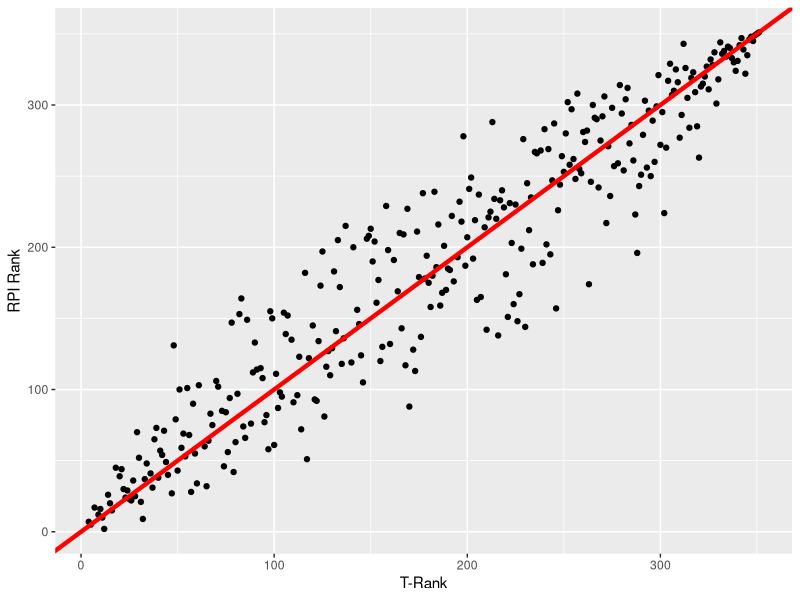
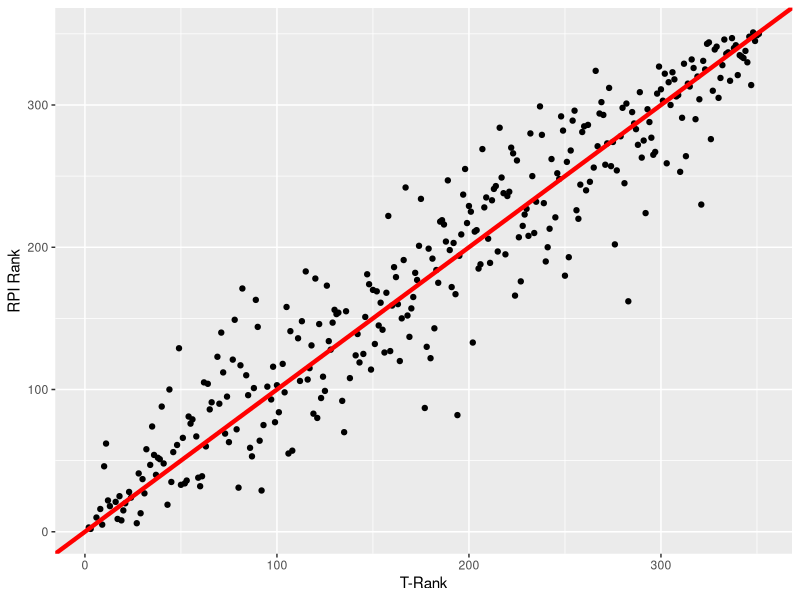
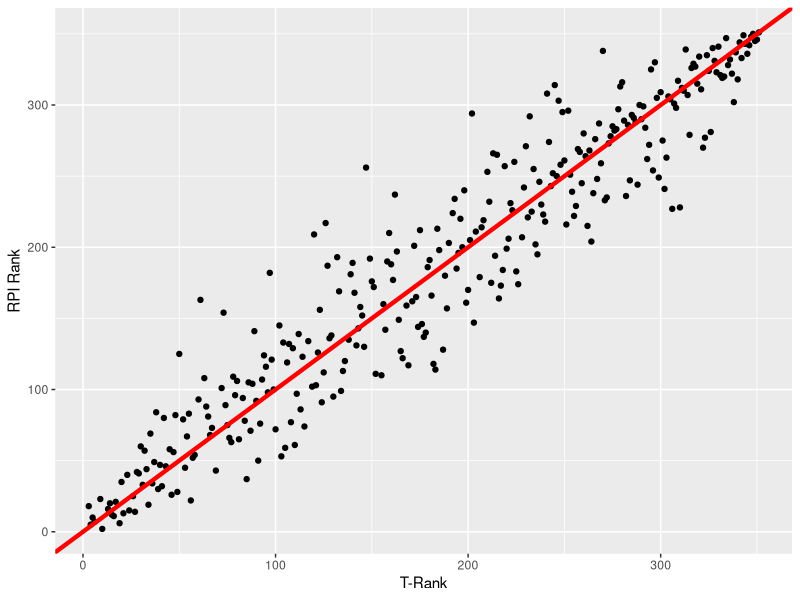
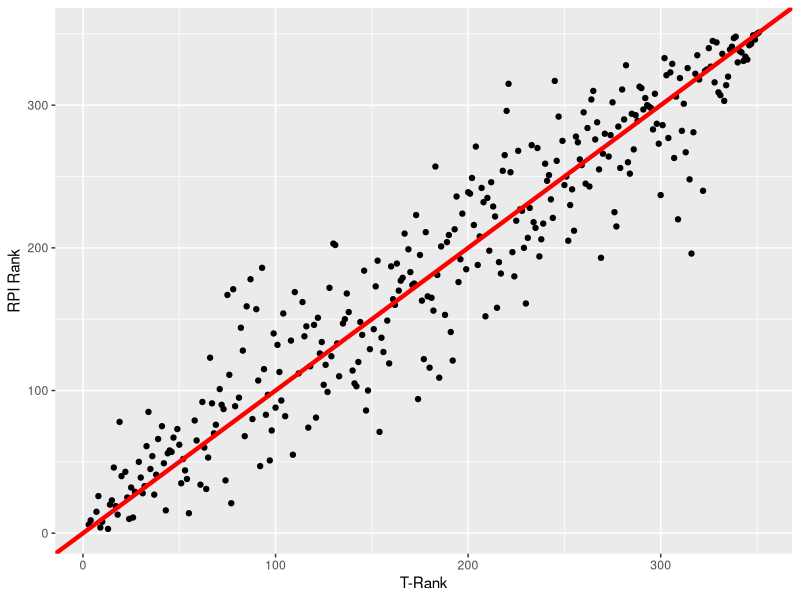
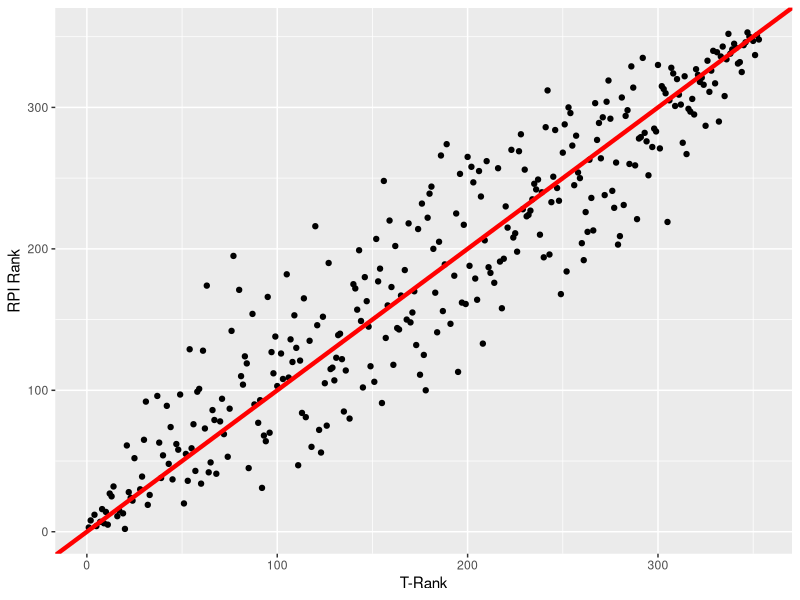
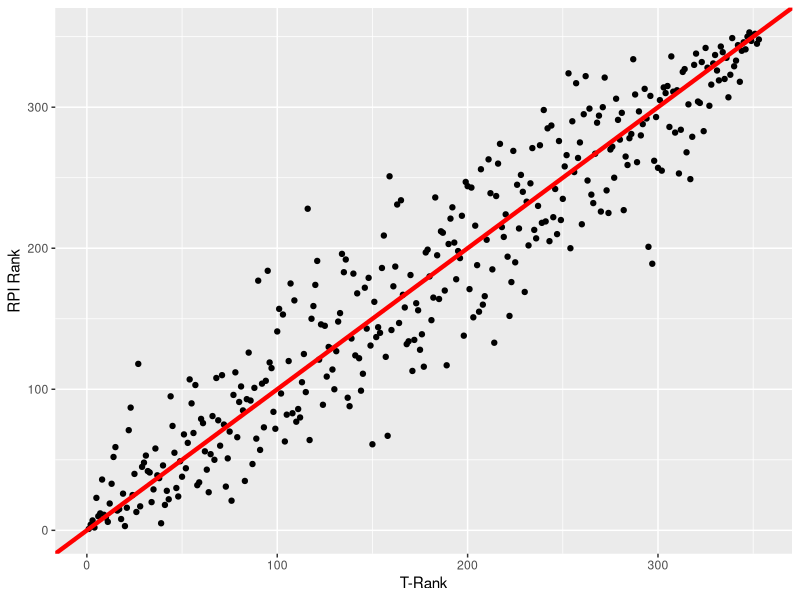
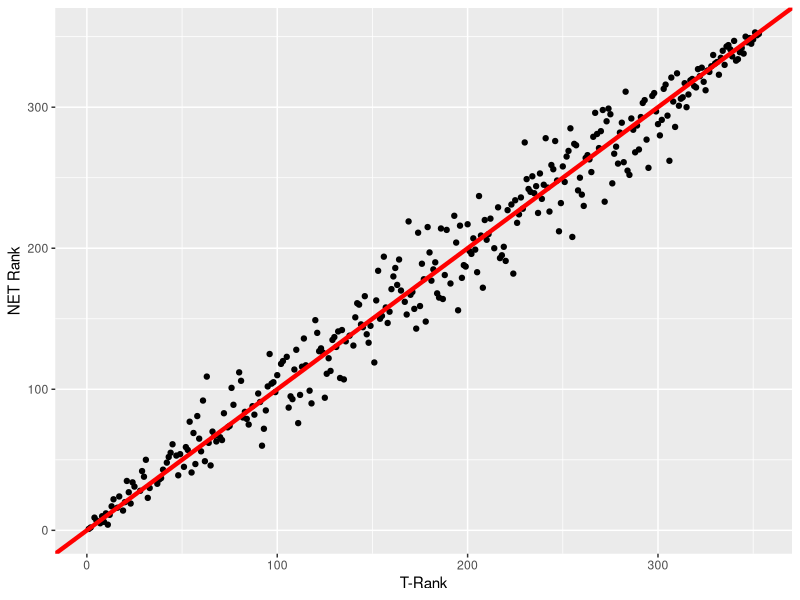
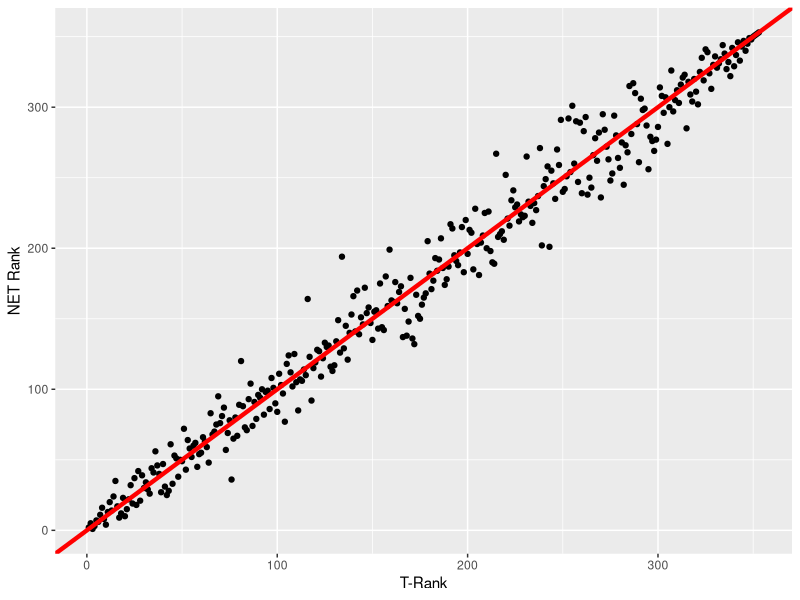

R code for these plots, in order: (Note: this script raises an error after producing the figures.)
## Load Packages
library(ggplot2)
library(tidyverse)
library(dplyr)

## Load full Datasets
full_2015 = read_csv("Full CSV Datasets/full_2015.csv")
full_2016 = read_csv("Full CSV Datasets/full_2016.csv")
full_2017 = read_csv("Full CSV Datasets/full_2017.csv")
full_2018 = read_csv("Full CSV Datasets/full_2018.csv")
full_2019 = read_csv("Full CSV Datasets/full_2019.csv")
full_2020 = read_csv("Full CSV Datasets/full_2020.csv")

## 2015-2019 Data Merged
alldata = rbind(full_2015,full_2016,full_2017,full_2018,full_2019)

## Changing class of various datasets
alldata$`Make Tournament`= as.factor(alldata$`Make Tournament`)
alldata$`Conference Champ` = as.factor(alldata$`Conference Champ`)
alldata$`Conference Finish` = as.numeric(alldata$`Conference Finish`)
alldata$`RPI Rank`= as.numeric(alldata$`RPI Rank`)
alldata$`NET Rank` = as.numeric(alldata$`NET Rank`)
full_2020$`NET Rank` = as.numeric(full_2020$`NET Rank`)
full_2020$`RPI Rank` = as.numeric(full_2020$`RPI Rank`)

## Adding Indicator for if team is in Power 5 Conference
alldata$Power5 = rep(NA, length(alldata$School))
for(i in 1:length(alldata$School)){
  if(alldata$Conference[i] == "SEC" || alldata$Conference[i] == "P12" ||
     alldata$Conference[i] == "B12" || alldata$Conference[i] == "B10" || 
     alldata$Conference[i] == "ACC"){
    alldata$Power5[i] = 1
  }
  else{
    alldata$Power5[i] = 0
  }
} 

## Adding Win Percentage Variable 
alldata$`Win Percentage` = rep(NA, length(alldata$School))
for(i in 1:length(alldata$School)){
  alldata$`Win Percentage`[i] = round(alldata$Wins[i]/sum(alldata$Wins[i],alldata$Losses[i]),3)
}


table1 =  alldata %>% 
  group_by(`Make Tournament`) %>% 
  summarise_at(vars(`Last 12 Wins`, `Conference Finish`, `RPI Rank`,
                    `NET Rank`, `Wins`, `T-Rank`, SOS, `Non-Conf SOS`,
                    `Conference Win %`, `Wins Above Bubble`, `WAB Rank`),list(name = mean))
table1
colnames(table1)[2:12] = c("Last 12 Wins", "Conference Finish", "RPI Rank",
                          "NET Rank", "Wins", "T-Rank", "SOS", "Non-Conf SOS", 
                          "Conference Win %", "Wins Above Bubble", "WAB Rank")

## Creating data frame without conference champs
nccdata = alldata %>% filter(`Conference Champ` != 1)
nccdata = nccdata[-c(454,574),]


## Non-Conf Data by Year
ncc_2015 = nccdata %>% filter(Season == 2015)
ncc_2016 = nccdata %>% filter(Season == 2016)
ncc_2017 = nccdata %>% filter(Season == 2017)
ncc_2018 = nccdata %>% filter(Season == 2018)
ncc_2019 = nccdata %>% filter(Season == 2019)

## RPI vs T-Rank 
ggplot(ncc_2015, aes(x = `T-Rank`, y = `RPI Rank`)) + geom_point() +
  geom_abline(intercept = 0, slope = 1, color = "red", lwd = 1.5)
ggplot(ncc_2016, aes(x = `T-Rank`, y = `RPI Rank`)) + geom_point() +
  geom_abline(intercept = 0, slope = 1, color = "red", lwd = 1.5)
ggplot(ncc_2017, aes(x = `T-Rank`, y = `RPI Rank`)) + geom_point() +
  geom_abline(intercept = 0, slope = 1, color = "red", lwd = 1.5)
ggplot(ncc_2018, aes(x = `T-Rank`, y = `RPI Rank`)) + geom_point() +
  geom_abline(intercept = 0, slope = 1, color = "red", lwd = 1.5)
ggplot(ncc_2019, aes(x = `T-Rank`, y = `RPI Rank`)) + geom_point() +
  geom_abline(intercept = 0, slope = 1, color = "red", lwd = 1.5)
ggplot(full_2020, aes(x = `T-Rank`, y = `RPI Rank`)) + geom_point() +
  geom_abline(intercept = 0, slope = 1, color = "red", lwd = 1.5)

cor.test(full_2020$`RPI Rank`, full_2020$`T-Rank`)
cor.test(ncc_2019$`RPI Rank`, ncc_2019$`T-Rank`)
cor.test(ncc_2018$`RPI Rank`, ncc_2018$`T-Rank`)
cor.test(ncc_2017$`RPI Rank`, ncc_2017$`T-Rank`)
cor.test(ncc_2016$`RPI Rank`, ncc_2016$`T-Rank`)
cor.test(ncc_2015$`RPI Rank`, ncc_2015$`T-Rank`)

## NET vs. T-Rank
ggplot(ncc_2019, aes(x = `T-Rank`, y = `NET Rank`)) + geom_point() +
  geom_abline(intercept = 0, slope = 1, color = "red", lwd = 1.5)
ggplot(full_2020, aes(x = `T-Rank`, y = `NET Rank`)) + geom_point() +
  geom_abline(intercept = 0, slope = 1, color = "red", lwd = 1.5)

cor.test(full_2020$`NET Rank`, full_2020$`T-Rank`)
cor.test(ncc_2019$`NET Rank`, ncc_2019$`T-Rank`)

  ## Correlation between RPI and T-Rank is ~ .94, correlation between NET and T-Rank is ~ .98

## Last 12 Wins vs. Make Tournament
    ## Separated by Year
    ggplot(ncc_2015, aes(x = `Last 12 Wins`, fill = `Make Tournament`)) + geom_bar() + 
      scale_fill_manual(values=c("dark orange", "black"))
    ggplot(ncc_2016, aes(x = `Last 12 Wins`, fill = `Make Tournament`)) + geom_bar() + 
      scale_fill_manual(values=c("dark orange", "black"))
    ggplot(ncc_2017, aes(x = `Last 12 Wins`, fill = `Make Tournament`)) + geom_bar() + 
      scale_fill_manual(values=c("dark orange", "black"))
    ggplot(ncc_2018, aes(x = `Last 12 Wins`, fill = `Make Tournament`)) + geom_bar() + 
      scale_fill_manual(values=c("dark orange", "black"))
    ggplot(ncc_2019, aes(x = `Last 12 Wins`, fill = `Make Tournament`)) + geom_bar() + 
      scale_fill_manual(values=c("dark orange", "black"))

    ## Not separated by year
    detach(package:plyr)
    Last12Data = select(nccdata, School, `Last 12 Wins`, `Make Tournament`)
    Last12Data = Last12Data %>%
                      group_by(`Last 12 Wins`) %>%
                         mutate(`In Tournament` = sum(`Make Tournament` == 1),
                                `Miss Tournament` = sum(`Make Tournament` == 0),
                                 Probability = round(`In Tournament`/(`In Tournament` + `Miss Tournament`),3)*100) 

    ggplot(Last12Data, aes(x = `Last 12 Wins`, fill = `Make Tournament`)) + geom_bar() + 
      scale_fill_manual(values=c("dark orange", "black")) + 
      geom_text(aes(y = `In Tournament` + 5,label = paste(Probability,"%",sep = "")),color = "black", size = 3.5)
   
     ## Conference Finish
     ConfFinishData = select(nccdata, School, `Conference Finish`, `Make Tournament`)
     ConfFinishData = ConfFinishData %>%
      group_by(`Conference Finish`) %>%
      mutate(`In Tournament` = sum(`Make Tournament` == 1),
             `Miss Tournament` = sum(`Make Tournament` == 0),
              Probability = round(`In Tournament`/(`In Tournament` + `Miss Tournament`),3)*100) 
      ggplot(ConfFinishData, aes(x = `Conference Finish`, fill = `Make Tournament`)) + geom_bar() + 
      scale_fill_manual(values=c("dark orange", "black")) + 
      geom_text(aes(y = `In Tournament` + 5,label = paste(Probability,"%",sep = "")),color = "black", size = 3.5)
     
    ## RPI 
    ggplot(ncc_2019, aes(x = `RPI Rank`, y = `Make Tournament`)) + geom_point() 
    ggplot(ncc_2018, aes(x = `RPI Rank`, y = `Make Tournament`)) + geom_point() 
    ggplot(ncc_2017, aes(x = `RPI Rank`, y = `Make Tournament`)) + geom_point() 
    ggplot(ncc_2016, aes(x = `RPI Rank`, y = `Make Tournament`)) + geom_point() 
    ggplot(ncc_2015, aes(x = `RPI Rank`, y = `Make Tournament`)) + geom_point() 

    RPIData = select(nccdata, School, `RPI Rank`, `Make Tournament`)
    RPIData = RPIData %>%
      group_by(`RPI Rank`) %>%
      mutate(`In Tournament` = sum(`Make Tournament` == 1),
             `Miss Tournament` = sum(`Make Tournament` == 0),
             Probability = round(`In Tournament`/(`In Tournament` + `Miss Tournament`),3)*100) 
    ggplot(RPIData, aes(x = `RPI Rank`, fill = `Make Tournament`)) + geom_bar() + 
      scale_fill_manual(values=c("dark orange", "black")) 
    
    ## Conference Champ 
    ggplot(ncc_2019, aes(x = `Conference Champ`, y = `Make Tournament`)) + geom_point() + geom_jitter(width = 0.2)
    ggplot(ncc_2018, aes(x = `Conference Champ`, y = `Make Tournament`)) + geom_point() + geom_jitter(width = 0.2)
    ggplot(ncc_2017, aes(x = `Conference Champ`, y = `Make Tournament`)) + geom_point() + geom_jitter(width = 0.2)
    ggplot(ncc_2016, aes(x = `Conference Champ`, y = `Make Tournament`)) + geom_point() + geom_jitter(width = 0.2)
    ggplot(ncc_2015, aes(x = `Conference Champ`, y = `Make Tournament`)) + geom_point() + geom_jitter(width = 0.2)
    
    ## Conference
    ConfData = select(nccdata, School, Conference, `Make Tournament`)
    ConfData = ConfData %>%
      group_by(Conference) %>%
      mutate(`In Tournament` = sum(`Make Tournament` == 1),
             `Miss Tournament` = sum(`Make Tournament` == 0),
             Probability = round(`In Tournament`/(`In Tournament` + `Miss Tournament`),3)*100) 
    ggplot(ConfData, aes(x = Conference, fill = `Make Tournament`)) + geom_bar() + 
      scale_fill_manual(values=c("dark orange", "black")) + 
      geom_text(aes(y = `In Tournament` + 2,label = paste(Probability,"%",sep = "")),color = "black", size = 2.5)
    ggplot(ConfData, aes(x = Conference, fill = `Make Tournament`)) + 
      geom_bar(position = position_dodge()) + scale_fill_manual(values=c("dark orange", "black"))
    
    ## Wins
    WinsData = select(nccdata, School, Wins, `Make Tournament`)
    WinsData$Wins = as.numeric(WinsData$Wins)
    WinsData = WinsData %>%
      group_by(Wins) %>%
      mutate(`In Tournament` = sum(`Make Tournament` == 1),
             `Miss Tournament` = sum(`Make Tournament` == 0),
             Probability = round(`In Tournament`/(`In Tournament` + `Miss Tournament`),3)*100) 
    ggplot(WinsData, aes(x = Wins, fill = `Make Tournament`)) + geom_bar() + 
      scale_fill_manual(values=c("dark orange", "black")) + 
      geom_text(aes(y = `In Tournament` + 2,label = paste(Probability,"%",sep = "")),color = "black", size = 2.25)
    ggplot(nccdata, aes(x = Wins)) + geom_histogram(binwidth = 5)
    
    ## Offensive Efficiency
    ggplot(ncc_2019, aes(x = `Adj. Offensive Efficiency`, y = `Make Tournament`)) + geom_point() 
    ggplot(ncc_2018, aes(x = `Adj. Offensive Efficiency`, y = `Make Tournament`)) + geom_point() 
    ggplot(ncc_2017, aes(x = `Adj. Offensive Efficiency`, y = `Make Tournament`)) + geom_point() 
    ggplot(ncc_2016, aes(x = `Adj. Offensive Efficiency`, y = `Make Tournament`)) + geom_point() 
    ggplot(ncc_2015, aes(x = `Adj. Offensive Efficiency`, y = `Make Tournament`)) + geom_point() 
    
    OEData = select(nccdata, School, `Adj. Offensive Efficiency`, `Make Tournament`)
    OEData = OEData %>%
      group_by(`Adj. Offensive Efficiency`) %>%
      mutate(`In Tournament` = sum(`Make Tournament` == 1),
             `Miss Tournament` = sum(`Make Tournament` == 0),
             Probability = round(`In Tournament`/(`In Tournament` + `Miss Tournament`),3)*100) 
    ggplot(OEData, aes(x = `Adj. Offensive Efficiency`, fill = `Make Tournament`)) + geom_histogram(bins = 10) + 
      scale_fill_manual(values=c("dark orange", "black")) 
    
    ## Defensive Efficiency
    ggplot(ncc_2019, aes(x = `Adj. Defensive Efficiency`, y = `Make Tournament`)) + geom_point() 
    ggplot(ncc_2018, aes(x = `Adj. Defensive Efficiency`, y = `Make Tournament`)) + geom_point() 
    ggplot(ncc_2017, aes(x = `Adj. Defensive Efficiency`, y = `Make Tournament`)) + geom_point() 
    ggplot(ncc_2016, aes(x = `Adj. Defensive Efficiency`, y = `Make Tournament`)) + geom_point() 
    ggplot(ncc_2015, aes(x = `Adj. Defensive Efficiency`, y = `Make Tournament`)) + geom_point() 
    
    DEData = select(nccdata, School, `Adj. Defensive Efficiency`, `Make Tournament`)
    DEData = DEData %>%
      group_by(`Adj. Defensive Efficiency`) %>%
      mutate(`In Tournament` = sum(`Make Tournament` == 1),
             `Miss Tournament` = sum(`Make Tournament` == 0),
             Probability = round(`In Tournament`/(`In Tournament` + `Miss Tournament`),3)*100) 
    ggplot(DEData, aes(x = `Adj. Defensive Efficiency`, fill = `Make Tournament`)) + geom_histogram(bins = 10) + 
      scale_fill_manual(values=c("dark orange", "black"))
    
    ## Efficiency Avg 
    ggplot(ncc_2019, aes(x = `Efficiency Avg`, y = `Make Tournament`)) + geom_point() 
    ggplot(ncc_2018, aes(x = `Efficiency Avg`, y = `Make Tournament`)) + geom_point() 
    ggplot(ncc_2017, aes(x = `Efficiency Avg`, y = `Make Tournament`)) + geom_point() 
    ggplot(ncc_2016, aes(x = `Efficiency Avg`, y = `Make Tournament`)) + geom_point() 
    ggplot(ncc_2015, aes(x = `Efficiency Avg`, y = `Make Tournament`)) + geom_point() 
    
    EffAvgData = select(nccdata, School, `Efficiency Avg`, `Make Tournament`)
    EffAvgData = EffAvgData %>%
      group_by(`Efficiency Avg`) %>%
      mutate(`In Tournament` = sum(`Make Tournament` == 1),
             `Miss Tournament` = sum(`Make Tournament` == 0),
             Probability = round(`In Tournament`/(`In Tournament` + `Miss Tournament`),3)*100) 
    ggplot(EffAvgData, aes(x = `Efficiency Avg`, fill = `Make Tournament`)) + geom_histogram(bins = 15) + 
      scale_fill_manual(values=c("dark orange", "black"))
    ggplot(EffAvgData, aes(x = `Efficiency Avg`, y = `Make Tournament`)) + geom_point()
    
    ## Efficiency Rank Avg
    ggplot(ncc_2019, aes(x = `Efficiency Rank Avg`, y = `Make Tournament`)) + geom_point() 
    ggplot(ncc_2018, aes(x = `Efficiency Rank Avg`, y = `Make Tournament`)) + geom_point() 
    ggplot(ncc_2017, aes(x = `Efficiency Rank Avg`, y = `Make Tournament`)) + geom_point() 
    ggplot(ncc_2016, aes(x = `Efficiency Rank Avg`, y = `Make Tournament`)) + geom_point() 
    ggplot(ncc_2015, aes(x = `Efficiency Rank Avg`, y = `Make Tournament`)) + geom_point() 
    
    EffRankAvgData = select(nccdata, School, `Efficiency Rank Avg`, `Make Tournament`)
    EffRankAvgData = EffRankAvgData %>%
      group_by(`Efficiency Rank Avg`) %>%
      mutate(`In Tournament` = sum(`Make Tournament` == 1),
             `Miss Tournament` = sum(`Make Tournament` == 0),
             Probability = round(`In Tournament`/(`In Tournament` + `Miss Tournament`),3)*100) 
    ggplot(EffRankAvgData, aes(x = `Efficiency Rank Avg`, y = `Make Tournament`)) + geom_point()
    ggplot(EffRankAvgData, aes(x = `Efficiency Rank Avg`, fill = `Make Tournament`)) + geom_histogram(bins = 15) + 
      scale_fill_manual(values=c("dark orange", "black"))
    
    ## T-Rank 
    ggplot(ncc_2019, aes(x = `T-Rank`, y = `Make Tournament`)) + geom_point() 
    ggplot(ncc_2018, aes(x = `T-Rank`, y = `Make Tournament`)) + geom_point() 
    ggplot(ncc_2017, aes(x = `T-Rank`, y = `Make Tournament`)) + geom_point() 
    ggplot(ncc_2016, aes(x = `T-Rank`, y = `Make Tournament`)) + geom_point() 
    ggplot(ncc_2015, aes(x = `T-Rank`, y = `Make Tournament`)) + geom_point() 
    
    TRankData = select(nccdata, School, `T-Rank`, `Make Tournament`)
    TRankData = TRankData %>%
      group_by(`T-Rank`) %>%
      mutate(`In Tournament` = sum(`Make Tournament` == 1),
             `Miss Tournament` = sum(`Make Tournament` == 0),
             Probability = round(`In Tournament`/(`In Tournament` + `Miss Tournament`),3)*100) 
    ggplot(TRankData, aes(x = `T-Rank`, fill = `Make Tournament`)) + geom_bar() + 
      scale_fill_manual(values=c("dark orange", "black")) 
    
    ## Barthag
    ggplot(ncc_2019, aes(x = `Barthag`, y = `Make Tournament`)) + geom_point() 
    ggplot(ncc_2018, aes(x = `Barthag`, y = `Make Tournament`)) + geom_point() 
    ggplot(ncc_2017, aes(x = `Barthag`, y = `Make Tournament`)) + geom_point() 
    ggplot(ncc_2016, aes(x = `Barthag`, y = `Make Tournament`)) + geom_point() 
    ggplot(ncc_2015, aes(x = `Barthag`, y = `Make Tournament`)) + geom_point() 
    
    BarthagData = select(nccdata, School, Barthag, `Make Tournament`)
    BarthagData = BarthagData %>%
      group_by(Barthag) %>%
      mutate(`In Tournament` = sum(`Make Tournament` == 1),
             `Miss Tournament` = sum(`Make Tournament` == 0),
             Probability = round(`In Tournament`/(`In Tournament` + `Miss Tournament`),3)*100) 
    ggplot(BarthagData, aes(x = Barthag, fill = `Make Tournament`)) + geom_histogram(bins = 15) + 
      scale_fill_manual(values=c("dark orange", "black")) 
    
    ## SOS 
    ggplot(ncc_2019, aes(x = `SOS`, y = `Make Tournament`)) + geom_point() + 
      scale_x_continuous(limits=c(0.2,0.9))
    ggplot(ncc_2018, aes(x = `SOS`, y = `Make Tournament`)) + geom_point() + 
      scale_x_continuous(limits=c(0.2,0.9)) 
    ggplot(ncc_2017, aes(x = `SOS`, y = `Make Tournament`)) + geom_point() + 
      scale_x_continuous(limits=c(0.2,0.9)) 
    ggplot(ncc_2016, aes(x = `SOS`, y = `Make Tournament`)) + geom_point() + 
      scale_x_continuous(limits=c(0.2,0.9))
    ggplot(ncc_2015, aes(x = `SOS`, y = `Make Tournament`)) + geom_point() + 
      scale_x_continuous(limits=c(0.2,0.9))
    
    ggplot(nccdata, aes(x = SOS, fill = `Make Tournament`)) + geom_histogram(bins = 12) + 
      scale_fill_manual(values=c("dark orange", "black")) 
    
    ## Non-Conf SOS 
    ggplot(ncc_2019, aes(x = `Non-Conf SOS`, y = `Make Tournament`)) + geom_point() + 
      scale_x_continuous(limits=c(0.2,0.9))
    ggplot(ncc_2018, aes(x = `Non-Conf SOS`, y = `Make Tournament`)) + geom_point() + 
      scale_x_continuous(limits=c(0.2,0.9)) 
    ggplot(ncc_2017, aes(x = `Non-Conf SOS`, y = `Make Tournament`)) + geom_point() + 
      scale_x_continuous(limits=c(0.2,0.9)) 
    ggplot(ncc_2016, aes(x = `Non-Conf SOS`, y = `Make Tournament`)) + geom_point() + 
      scale_x_continuous(limits=c(0.2,0.9))
    ggplot(ncc_2015, aes(x = `Non-Conf SOS`, y = `Make Tournament`)) + geom_point() + 
      scale_x_continuous(limits=c(0.2,0.9))
    
    ggplot(nccdata, aes(x = `Non-Conf SOS`, fill = `Make Tournament`)) + geom_histogram(bins = 12) + 
      scale_fill_manual(values=c("dark orange", "black")) 
    
    ## Conference SOS 
    ggplot(ncc_2019, aes(x = `Conference SOS`, y = `Make Tournament`)) + geom_point() + 
      scale_x_continuous(limits=c(0.1,0.9))
    ggplot(ncc_2018, aes(x = `Conference SOS`, y = `Make Tournament`)) + geom_point() + 
      scale_x_continuous(limits=c(0.1,0.9)) 
    ggplot(ncc_2017, aes(x = `Conference SOS`, y = `Make Tournament`)) + geom_point() + 
      scale_x_continuous(limits=c(0.1,0.9)) 
    ggplot(ncc_2016, aes(x = `Conference SOS`, y = `Make Tournament`)) + geom_point() + 
      scale_x_continuous(limits=c(0.1,0.9))
    ggplot(ncc_2015, aes(x = `Conference SOS`, y = `Make Tournament`)) + geom_point() + 
      scale_x_continuous(limits=c(0.0,1))
    
    ggplot(nccdata, aes(x = `Conference SOS`, fill = `Make Tournament`)) + geom_histogram(bins = 8) + 
      scale_fill_manual(values=c("dark orange", "black")) 
    
    ## Conference Record
    ggplot(ncc_2019, aes(x = `Conference Win %`, y = `Make Tournament`)) + geom_point() + 
      scale_x_continuous(limits=c(0,1))
    ggplot(ncc_2018, aes(x = `Conference Win %`, y = `Make Tournament`)) + geom_point() + 
      scale_x_continuous(limits=c(0,1)) 
    ggplot(ncc_2017, aes(x = `Conference Win %`, y = `Make Tournament`)) + geom_point() + 
      scale_x_continuous(limits=c(0,1)) 
    ggplot(ncc_2016, aes(x = `Conference Win %`, y = `Make Tournament`)) + geom_point() + 
      scale_x_continuous(limits=c(0,1))
    ggplot(ncc_2015, aes(x = `Conference Win %`, y = `Make Tournament`)) + geom_point() + 
      scale_x_continuous(limits=c(0,1))
    
    ggplot(nccdata, aes(x = `Conference Win %`, fill = `Make Tournament`)) + geom_histogram(bins = 12) + 
      scale_fill_manual(values=c("dark orange", "black")) 
    
    ## Wins Above Bubble 
    ggplot(ncc_2019, aes(x = `Wins Above Bubble`, y = `Make Tournament`)) + geom_point() + 
      scale_x_continuous(limits=c(-25,15))
    ggplot(ncc_2018, aes(x = `Wins Above Bubble`, y = `Make Tournament`)) + geom_point() + 
      scale_x_continuous(limits=c(-25,15)) 
    ggplot(ncc_2017, aes(x = `Wins Above Bubble`, y = `Make Tournament`)) + geom_point() + 
      scale_x_continuous(limits=c(-30,15)) 
    ggplot(ncc_2016, aes(x = `Wins Above Bubble`, y = `Make Tournament`)) + geom_point() + 
      scale_x_continuous(limits=c(-25,15))
    ggplot(ncc_2015, aes(x = `Wins Above Bubble`, y = `Make Tournament`)) + geom_point() + 
      scale_x_continuous(limits=c(-25,15))
    
    WABData = select(nccdata, School, `WAB Rank`, `Make Tournament`)
    WABData = WABData %>%
      group_by(`WAB Rank`) %>%
      mutate(`In Tournament` = sum(`Make Tournament` == 1),
             `Miss Tournament` = sum(`Make Tournament` == 0),
             Probability = round(`In Tournament`/(`In Tournament` + `Miss Tournament`),3)*100) 
    ggplot(WABData, aes(x = `WAB Rank`, fill = `Make Tournament`)) + geom_bar() + 
      scale_fill_manual(values=c("dark orange", "black")) 
    
    
    ## Power 5
    ggplot(ncc_2019, aes(x = Power5, y = `Make Tournament`)) + geom_point() + geom_jitter(width = 0.1)
    ggplot(ncc_2018, aes(x = Power5, y = `Make Tournament`)) + geom_point() + geom_jitter(width = 0.1)
    ggplot(ncc_2017, aes(x = Power5, y = `Make Tournament`)) + geom_point() + geom_jitter(width = 0.1)
    ggplot(ncc_2016, aes(x = Power5, y = `Make Tournament`)) + geom_point() + geom_jitter(width = 0.1)
    ggplot(ncc_2015, aes(x = Power5, y = `Make Tournament`)) + geom_point() + geom_jitter(width = 0.1)
    
    P5Data = select(nccdata, School, `Power5`, `Make Tournament`)
    P5Data = P5Data %>%
      group_by(Power5) %>%
      mutate(`In Tournament` = sum(`Make Tournament` == 1),
             `Miss Tournament` = sum(`Make Tournament` == 0),
             Probability = round(`In Tournament`/(`In Tournament` + `Miss Tournament`),3)*100) 
    ggplot(P5Data, aes(x = Power5, fill = `Make Tournament`)) + geom_bar() + 
      scale_fill_manual(values=c("dark orange", "black")) 
    
    ## Win Percentage
    ggplot(ncc_2019, aes(x = `Win Percentage`, y = `Make Tournament`)) + geom_point() + 
      scale_x_continuous(limits=c(0,1))
    ggplot(ncc_2018, aes(x = `Win Percentage`, y = `Make Tournament`)) + geom_point() + 
      scale_x_continuous(limits=c(0,1)) 
    ggplot(ncc_2017, aes(x = `Win Percentage`, y = `Make Tournament`)) + geom_point() + 
      scale_x_continuous(limits=c(0,1)) 
    ggplot(ncc_2016, aes(x = `Win Percentage`, y = `Make Tournament`)) + geom_point() + 
      scale_x_continuous(limits=c(0,1))
    ggplot(ncc_2015, aes(x = `Win Percentage`, y = `Make Tournament`)) + geom_point() + 
      scale_x_continuous(limits=c(0,1))
    
    WPData = select(nccdata, School, `Win Percentage`, `Make Tournament`)
    WPData = WPData %>%
      group_by(`Win Percentage`) %>%
      mutate(`In Tournament` = sum(`Make Tournament` == 1),
             `Miss Tournament` = sum(`Make Tournament` == 0),
             Probability = round(`In Tournament`/(`In Tournament` + `Miss Tournament`),3)*100) 
    ggplot(WPData, aes(x = `Win Percentage`, fill = `Make Tournament`)) + geom_histogram(bins = 10) + 
      scale_fill_manual(values=c("dark orange", "black")) 

  
  